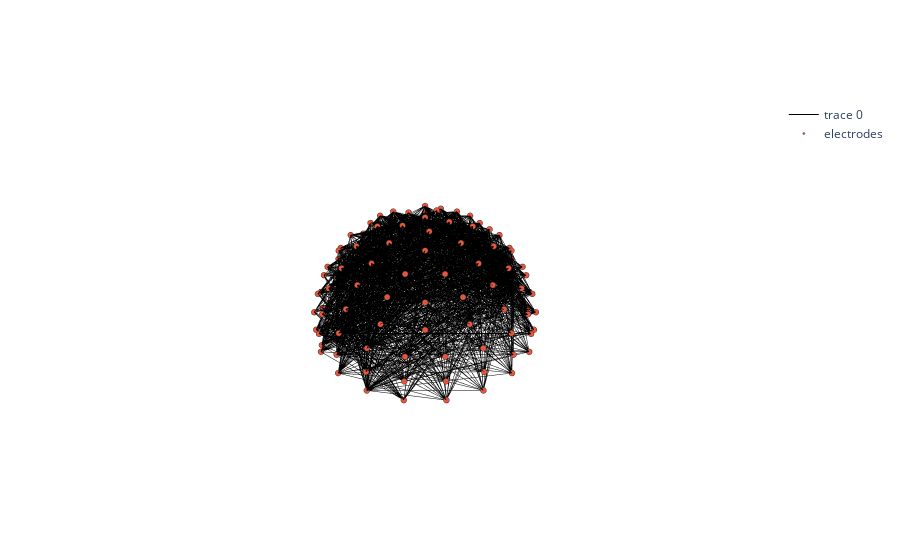

Notebook code for this chart:
### Markdown cell above
#### Visualize graph of random trial

### Code cell
from torch_geometric.data import Data

# Select a trial, load channel positions
sample = graph_data[10].clone()
edge_index = sample.edge_index
elec_coord_file = root/'electrode_coordinates.csv'
elec_coord = pd.read_csv(elec_coord_file, index_col=0)

labels = elec_coord.index.values
Xn = elec_coord['x'].values
Yn = elec_coord['y'].values
Zn = elec_coord['z'].values


Xe = []
Ye = []
Ze = []
for e in edge_index.T:
    Xe += [Xn[e[0]], Xn[e[1]], None]
    Ye += [Yn[e[0]], Yn[e[1]], None]
    Ze += [Zn[e[0]], Zn[e[1]], None]


import plotly.graph_objs as go

trace1 = go.Scatter3d(
    x=Xe, y=Ye, z=Ze,
    mode='lines',
    line=dict(color='rgb(0,0,0)', width=1),
    hoverinfo='none',
)

trace2 = go.Scatter3d(
    x=Xn, y=Yn, z=Zn,
    mode = 'markers',
    name = 'electrodes',
    marker = dict(
        symbol='circle',
        size=2,
        line=dict(color='rgb(50,50,50)',width=0.5),
    ),
    text=labels,
    hoverinfo='text',
)

axis=dict(
    showbackground=False,
    showline=False,
    showgrid=False,
    showticklabels=False,
    title='',
)

layout = go.Layout(
    scene = dict(
        xaxis=dict(axis),
        yaxis=dict(axis),
        zaxis=dict(axis),
    )
)

data = [trace1, trace2]
fig = go.Figure(data=data, layout=layout)
fig.show()

### Figure 1 — Plotly figure (JSON) as saved in the notebook; plotly's stock layout.template omitted (floating-point values rounded to 4 significant figures; data arrays with more than 128 entries replaced by an {"elided": "..."} marker saying what was removed)
{"data": [{"hoverinfo": "none", "line": {"color": "rgb(0,0,0)", "width": 1}, "mode": "lines", "type": "scatter3d", "x": {"elided": "9750 int values"}, "y": {"elided": "9750 int values"}, "z": {"elided": "9750 int values"}}, {"hoverinfo": "text", "marker": {"line": {"color": "rgb(50,50,50)", "width": 0.5}, "size": 2, "symbol": "circle"}, "mode": "markers", "name": "electrodes", "text": ["A1", "A2", "A3", "A4", "A5", "A6", "A7", "A8", "A9", "A10", "A11", "A12", "A13", "A14", "A15", "A16", "A17", "A18", "A19", "A20", "A21", "A22", "A23", "A24", "A25", "A26", "A27", "A28", "A29", "A30", "A31", "A32", "B1", "B2", "B3", "B4", "B5", "B6", "B7", "B8", "B9", "B10", "B11", "B12", "B13", "B14", "B15", "B16", "B17", "B18", "B19", "B20", "B21", "B22", "B23", "B24", "B25", "B26", "B27", "B28", "B29", "B30", "B31", "B32", "C1", "C2", "C3", "C4", "C5", "C6", "C7", "C8", "C9", "C10", "C11", "C12", "C13", "C14", "C15", "C16", "C17", "C18", "C19", "C20", "C21", "C22", "C23", "C24", "C25", "C26", "C27", "C28", "C29", "C30", "C31", "C32", "D1", "D2", "D3", "D4", "D5", "D6", "D7", "D8", "D9", "D10", "D11", "D12", "D13", "D14", "D15", "D16", "D17", "D18", "D19", "D20", "D21", "D22", "D23", "D24", "D25", "D26", "D27", "D28", "D29", "D30", "D31", "D32"], "type": "scatter3d", "x": [0, 0, 0, 0, -24, -45, -52, -48, -51, -51, -50, -47, -25, -26, -27, -27, -25, -28, 0, 0, 0, 0, 0, 0, 0, 25, 26, 27, 27, 25, 28, 24, 17, 24, 45, 52, 48, 51, 51, 50, 47, 69, 71, 70, 66, 83, 82, 78, 68, 58, 43, 34, 50, 63, 74, 82, 86, 87, 83, 82, 78, 68, 58, 43, 10, 24, 45, 52, 66, 70, 71, 51, 51, 48, 25, 24, 28, 25, 27, 27, 0, 0, 0, 0, 0, 0, 0, -25, -24, -28, -25, -27, -27, -51, -51, -48, -10, -24, -45, -52, -66, -70, -71, -83, -82, -78, -68, -58, -43, -34, -17, -24, -43, -50, -63, -74, -82, -86, -87, -83, -82, -78, -68, -58, -66, -70, -71, -69], "y": [0, -17, -34, -50, -58, -45, -52, -66, -70, -71, -69, -64, -75, -81, -83, -82, -78, -68, -63, -74, -82, -86, -87, -85, -79, -75, -81, -83, -82, -78, -68, -58, -5, -24, -45, -52, -66, -70, -71, -69, -64, -50, -51, -51, -48, -27, -27, -25, -28, -24, -25, 0, 0, 0, 0, 0, 0, 0, 27, 27, 25, 28, 24, 25, 14, 24, 45, 52, 48, 51, 51, 71, 70, 66, 43, 58, 68, 78, 82, 83, 87, 86, 82, 74, 63, 50, 34, 43, 58, 68, 78, 82, 83, 71, 70, 66, 14, 24, 45, 52, 48, 51, 51, 27, 27, 25, 28, 24, 25, 0, -5, -24, -25, 0, 0, 0, 0, 0, 0, -27, -27, -25, -28, -24, -48, -51, -51, -50], "z": [88, 86, 81, 72, 61, 61, 47, 31, 14, -3, -20, -37, -37, -20, -3, 14, 31, 47, 61, 47, 31, 14, -3, -20, -37, -37, -20, -3, 14, 31, 47, 61, 86, 81, 61, 47, 31, 14, -3, -20, -37, -20, -3, 14, 31, -3, 14, 31, 47, 61, 72, 81, 72, 61, 47, 31, 14, -3, -3, 14, 31, 47, 61, 72, 86, 81, 61, 47, 31, 14, -3, -3, 14, 31, 72, 61, 47, 31, 14, -3, -3, 14, 31, 47, 61, 72, 81, 72, 61, 47, 31, 14, -3, -3, 14, 31, 86, 81, 61, 47, 31, 14, -3, -3, 14, 31, 47, 61, 72, 81, 86, 81, 72, 72, 61, 47, 31, 14, -3, -3, 14, 31, 47, 61, 31, 14, -3, -20]}], "layout": {"scene": {"xaxis": {"showbackground": false, "showgrid": false, "showline": false, "showticklabels": false, "title": {"text": ""}}, "yaxis": {"showbackground": false, "showgrid": false, "showline": false, "showticklabels": false, "title": {"text": ""}}, "zaxis": {"showbackground": false, "showgrid": false, "showline": false, "showticklabels": false, "title": {"text": ""}}}}}
